Frame 1 (no input): blank canvas, image omitted
Frame 60 (the mouse pressed at the canvas centre just before this capture): blank canvas, image omitted
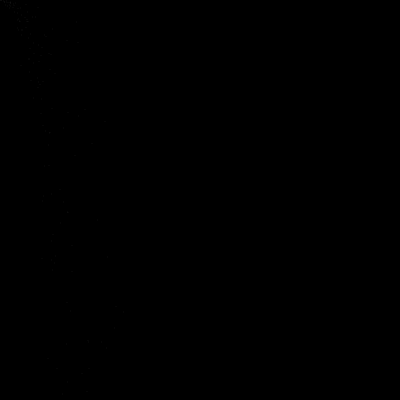
Frame 120 (the mouse held since frame 60 and released just before this capture)

The Processing sketch whose frames 1 and 60 were blank and that drew this single picture after the mouse press (run headless with seeded random() and noise(); from frame 60 on, the mouse is pressed at the canvas centre):

// Processing sketch: sketch_030_waterfall
// ── sketch_030_waterfall.pde
/*
 Curves II
 Ira Greenberg, December 4, 2005
 Updated January 7, 2014
 */
 
ArrayList<Particle> particles;
 
//int particles = 25;
//float[]x = new float[particles];
//float[]y = new float[particles];
//float[]xSpeed = new float[particles];
//float[]ySpeed = new float[particles];
//float[]accel = new float[particles];
float gravity = .5;

void setup(){
  size(400, 400);
  background(0);
  strokeWeight(.1);
  stroke(255,100);
  
  particles = new ArrayList<Particle>();
  for (int i = 0; i < 100; i++) {
    Particle part = new Particle();
    particles.add(part);
  }


}

void draw() {
  
  for (int i = 0; i < 100; i++) {
    Particle part = new Particle();
    particles.add(part);
  }
  
  //for (Particle part : particles) {
  //  part.update();
  //}
  
  for (int i = particles.size()-1; i >= 0; i--) {
      Particle p = particles.get(i);
      p.update();
      if (p.isDead()) {
        particles.remove(i);
        println("removing");
      }
    }

  
  
}
// ── particle.pde
class Particle {
  float x = 0;
  float y = 0;
  float xSpeed = random(.75, 1.2);
  float ySpeed;
  float accel = random(.005, .2);
  float counter = 0;
 

  Particle() {
  }
  
  boolean isDead() {
    if (x >= width) return true;
    else return false;
  }

  void update() {
    if (x < width) {
      x+=xSpeed;

      // double assignment creates y acceleration
      ySpeed += accel;
      y+=ySpeed;
      point(x, y);

      // check ground dection only
      if ( y>=height) {
        // reverse particle direction
        ySpeed*=-1;
        // lower particle speed
        ySpeed*=gravity;
        // keep particle from sliding out of window
        y=height;
      }
    }
    //if (x >= width) {
    //  x = 0;  
    //  y = 0;
    //}
  }

  void display() {
  }
}
